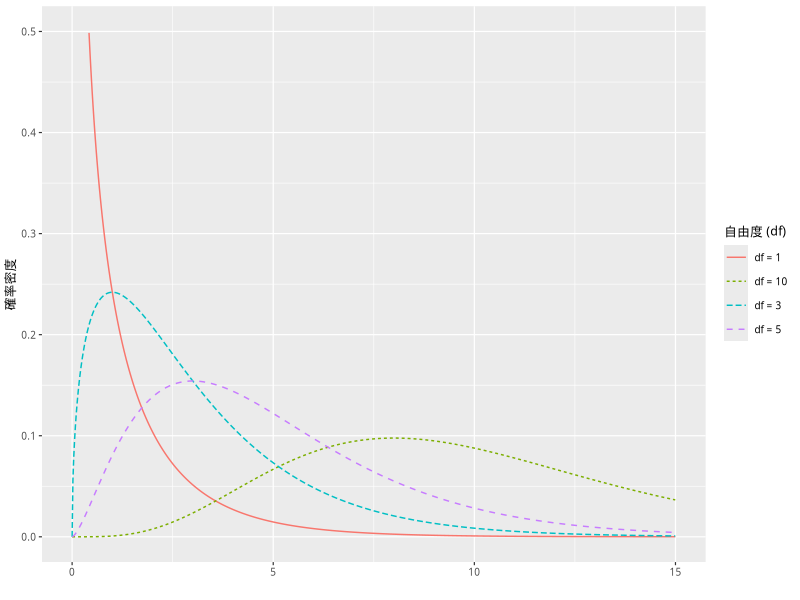
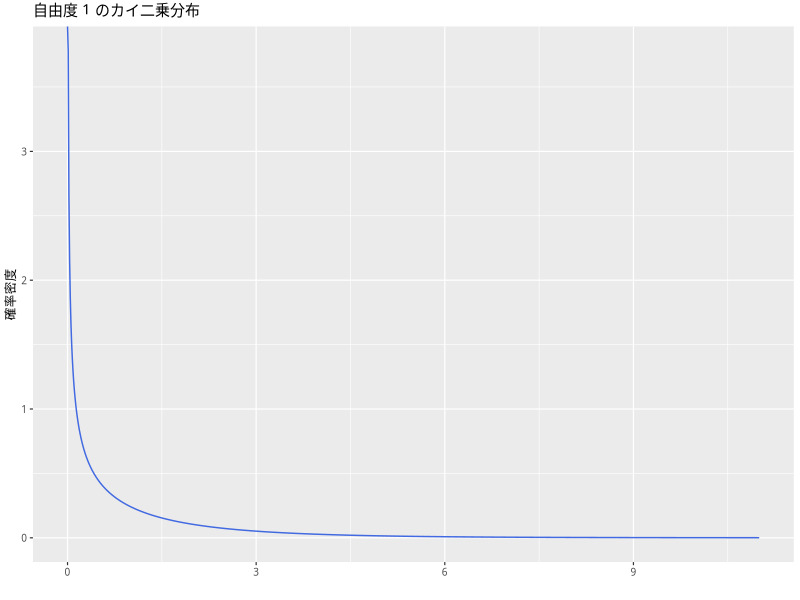
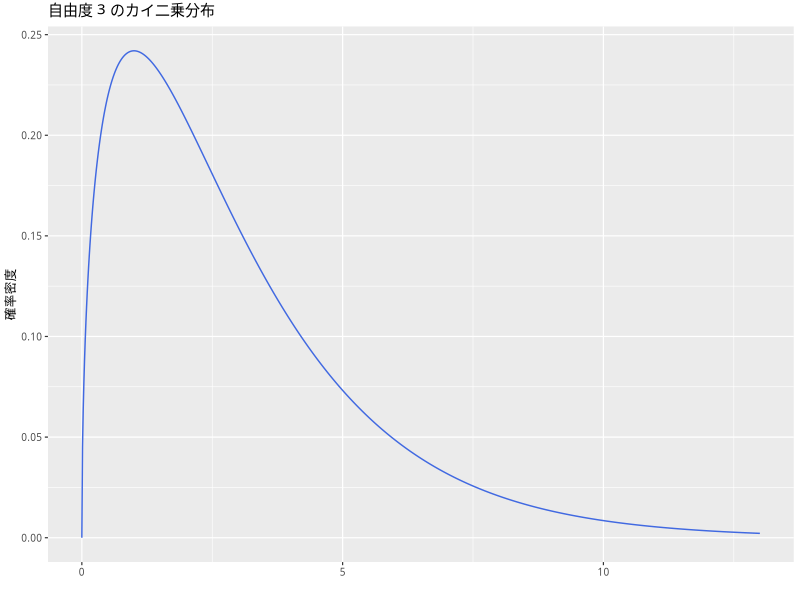
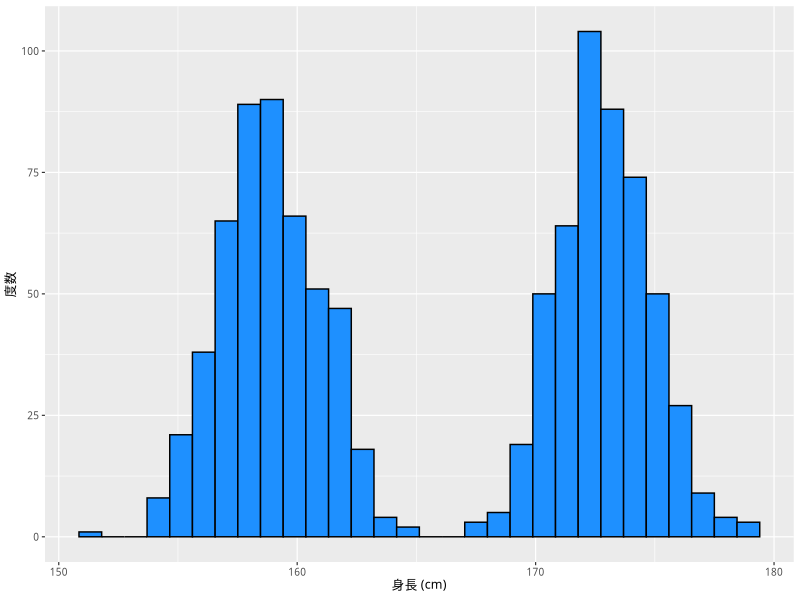
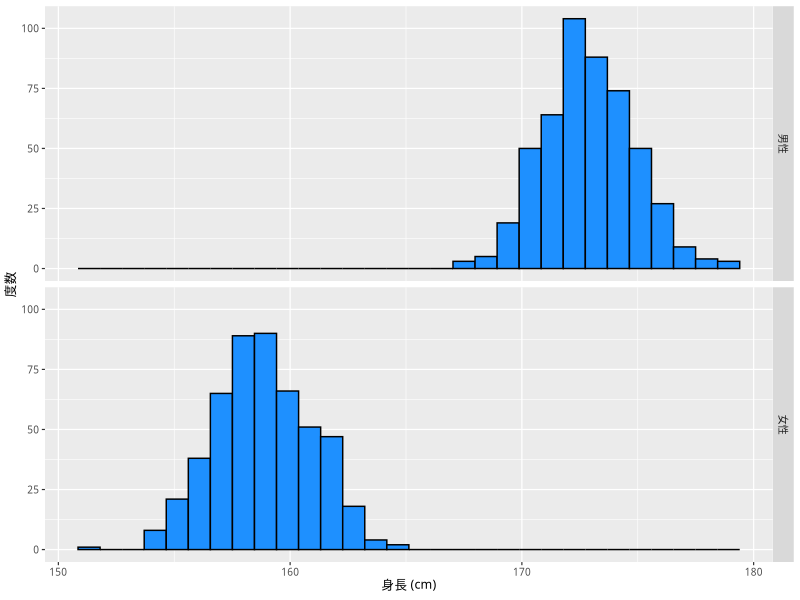
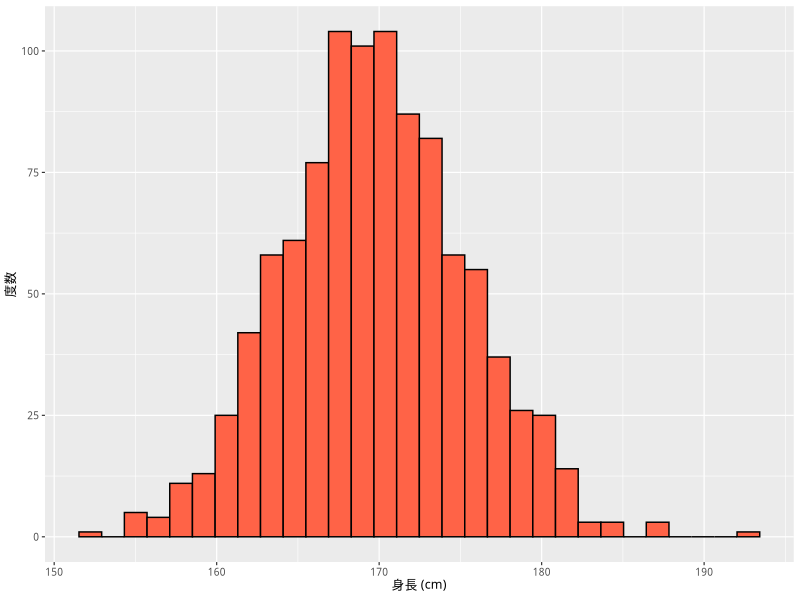
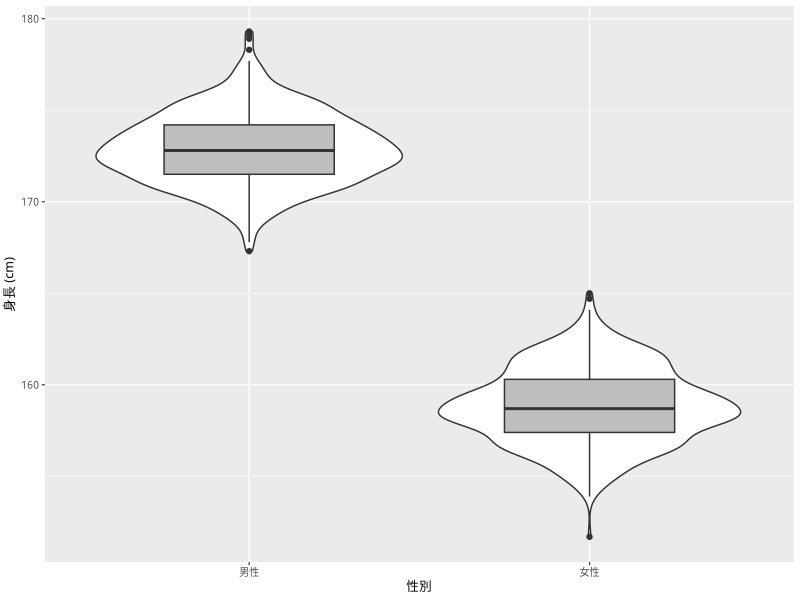
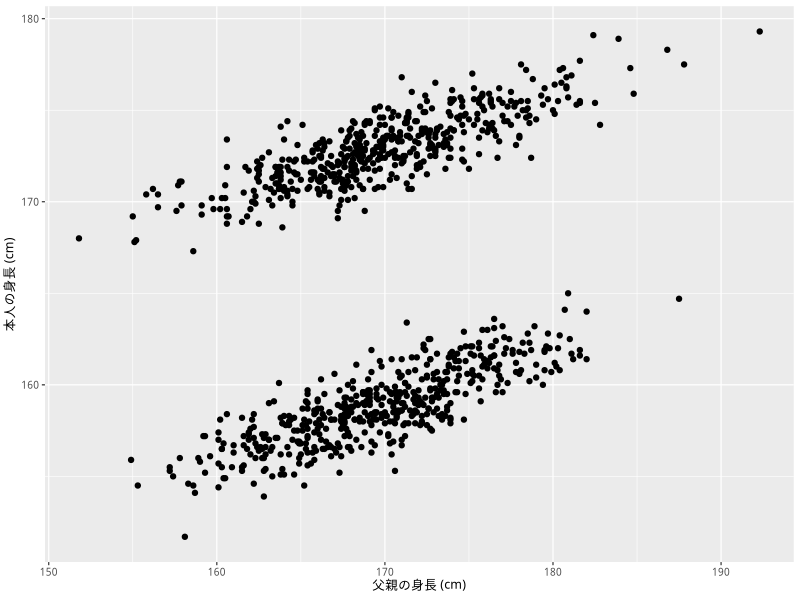

The R source for these figures, in order:
## ---- chunk 1
#| message: false
library(tidyverse)
## 図の中で日本語を使えるようにする
## フォントの設定はお好みで
## （Unix/Linux ではIPAexフォントのインストールが必要かも）
if (.Platform$OS.type == "windows") { 
  my_font <- "Yu Gothic"  
} else if (capabilities("aqua")) { 
  my_font <- "HiraginoSans-W3"
} else {
  my_font <- "IPAexGothic"
}
theme_set(theme_gray(base_size = 9,
                     base_family = my_font))
## ---- chunk 2
myd <- read_csv("data/fake_bivariate.csv")
## ---- chunk 3
names(myd)
## ---- chunk 4
glimpse(myd)
## ---- chunk 5
table(myd$female)
## ---- chunk 6
myd <- myd |> 
  mutate(female = factor(female, 
                         levels = c(0, 1), 
                         labels = c("男性", "女性")))
## ---- chunk 7
sqrt(4)
4 |> sqrt()
## ---- chunk 8
table(myd$female)
## ---- chunk 9
sum(myd$female == "女性")
## ---- chunk 10
sum(myd$female == 1)
## ---- chunk 11
table(myd$support)
## ---- chunk 12
myd <- myd |> 
  mutate(support = factor(support, 
                          levels = c(0, 1), 
                          labels = c("不支持", "支持")))
## ---- chunk 13
table(myd$support)
## ---- chunk 14
table(myd$female, myd$support) # 行の変数を先に、列の変数を後に書く
## ---- chunk 15
with(myd, table(female, support))
## ---- chunk 16
tbl_fem_sup <- with(myd, table(female, support))
## ---- chunk 17
addmargins(tbl_fem_sup)
## ---- chunk 18
addmargins(tbl_fem_sup, margin = 1)
## ---- chunk 19
addmargins(tbl_fem_sup, margin = 2)
## ---- chunk 20
(tbl_fem_sup_m1 <- addmargins(tbl_fem_sup, margin = 1))    # 列周辺度数を加える
(tbl_fem_sup_p <- prop.table(tbl_fem_sup_m1, margin = 1))  # 行パーセントで割合に変換する 
(tbl_fem_sup_2 <- addmargins(tbl_fem_sup_p, margin = 2))   # 行周辺度数を加える
## ---- chunk 21
(tbl_fem_sup_3 <- tbl_fem_sup_2 * 100)
## ---- chunk 22
qchisq(p = 0.07, df = 1, lower.tail = FALSE)
## ---- chunk 23
chisq.test(myd$female, myd$support, correct = FALSE)
## ---- chunk 24
#| warning: false
x <- seq(0, 20, length = 1000)
chi1  <- dchisq(x, df =  1)
chi3  <- dchisq(x, df =  3)
chi5  <- dchisq(x, df =  5)
chi10 <- dchisq(x, df = 10)
df_chisq <- tibble(
  x = rep(x, 4),
  chisq = c(chi1, chi3, chi5, chi10),
  group = rep(c("df = 1", "df = 3", "df = 5", "df = 10"), rep(1000, 4)))
dens_chisq <- ggplot(df_chisq, aes(x = x, y = chisq,
                                   color = group, linetype = group)) +
  geom_line() +
  xlim(0, 15) + ylim(0, .5) +
  labs(x = "", y = "確率密度") +
  scale_color_discrete(name = "自由度 (df)") +
  scale_linetype_discrete(name = "自由度 (df)")
plot(dens_chisq)
## ---- chunk 25
plot_chisq <- function(df) {
  upper <- max(c(df + 10, df*2))
  x <- seq(from = 0, to = upper, length = 1000)
  chisq <- dchisq(x, df = df)
  p <- ggplot(tibble(x, chisq), aes(x = x, y = chisq)) +
    geom_line(color = "royalblue") +
    labs(x = "", y = "確率密度",
         title = paste("自由度", df, "のカイ二乗分布"))
  plot(p)
}
## ---- chunk 26
plot_chisq(df = 1)
## ---- chunk 27
plot_chisq(df = 3)
## ---- chunk 28
mean(myd$height)
median(myd$height)
var(myd$height)
sd(myd$height)
## ---- chunk 29
h_height <- ggplot(myd, aes(x = height)) +
  geom_histogram(color = "black", fill = "dodgerblue") +
  labs(x = "身長 (cm)", y = "度数")
plot(h_height)
## ---- chunk 30
h_height_gender <- h_height +
  facet_grid(row = vars(female))
plot(h_height_gender)
## ---- chunk 31
mean(myd$faheight)
median(myd$faheight)
var(myd$faheight)
sd(myd$faheight)
## ---- chunk 32
h_father <- ggplot(myd, aes(x = faheight)) +
  geom_histogram(color = "black", fill = "tomato") +
  labs(x = "身長 (cm)", y = "度数")
plot(h_father)
## ---- chunk 33
vb1 <- ggplot(myd, aes(x = female, y = height)) +
  geom_violin() +
  geom_boxplot(fill = "gray", width = 0.5) +
  labs(x = "性別", y = "身長 (cm)")
plot(vb1)
## ---- chunk 34
scat1 <- ggplot(myd, aes(x = faheight, y = height)) +
  geom_point() +
  labs(x = "父親の身長 (cm)", y = "本人の身長 (cm)")
plot(scat1)
## ---- chunk 35
with(myd, cor(height, faheight))
## ---- chunk 36
scat2 <- ggplot(myd, aes(x = faheight, y = height, 
                         color = female, shape = female)) +
  geom_point() +
  labs(x = "父親の身長 (cm)", y = "本人の身長 (cm)") +
  scale_color_brewer(palette = "Set1", name = "性別", labels = c("男性", "女性")) +
  scale_shape_discrete(name = "性別", labels = c("男性", "女性"))
plot(scat2)
## ---- chunk 37
myd |> 
  filter(female == "女性") |> 
  with(cor(height, faheight)) |> 
  round(digits = 2)
## ---- chunk 38
round(with(filter(myd, female == "女性"), cor(height, faheight)), digits = 2)
## ---- chunk 39
myd |> 
  filter(female == "男性")　 |> 
  with(cor(height, faheight)) |> 
  round(digits = 2)
